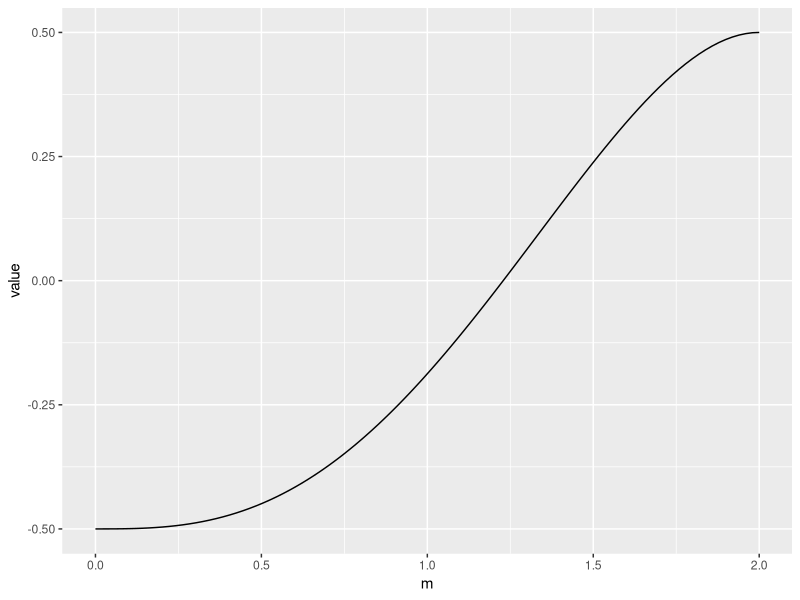

The R source for this figure:
## ---- chunk 1
library(ggplot2)
integral <- function(m) {
  tosolve <- .5*m^3-3*m^4/16-0.5
  return(tosolve)
}
mvals <- seq(0,2,l=100)
newdat <- data.frame( m = seq(0,2,l=100), value = integral(mvals))
ggplot(aes(x=m,y=value),data=newdat) + geom_line()
#Kind of looks like the median is around 1.25.  
#Let's find the exact root using the R function uniroot():
uniroot(integral,interval=c(0,2))
